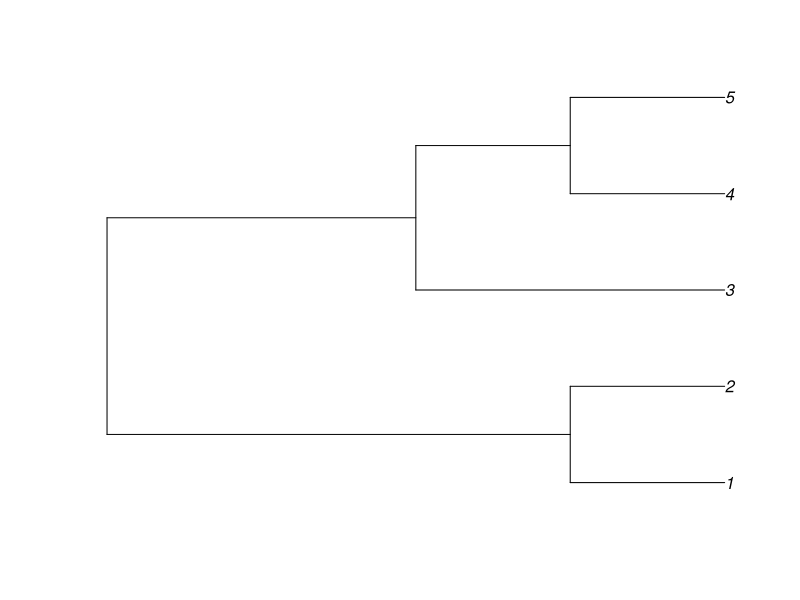
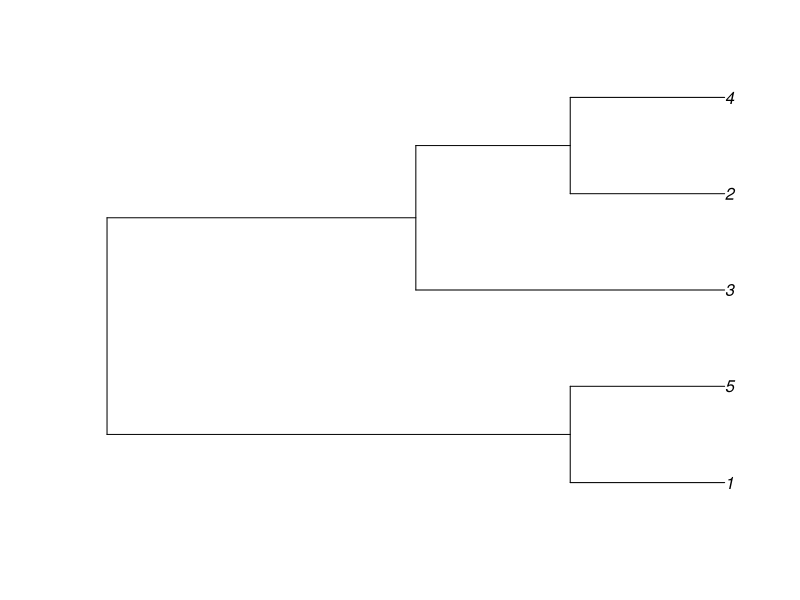
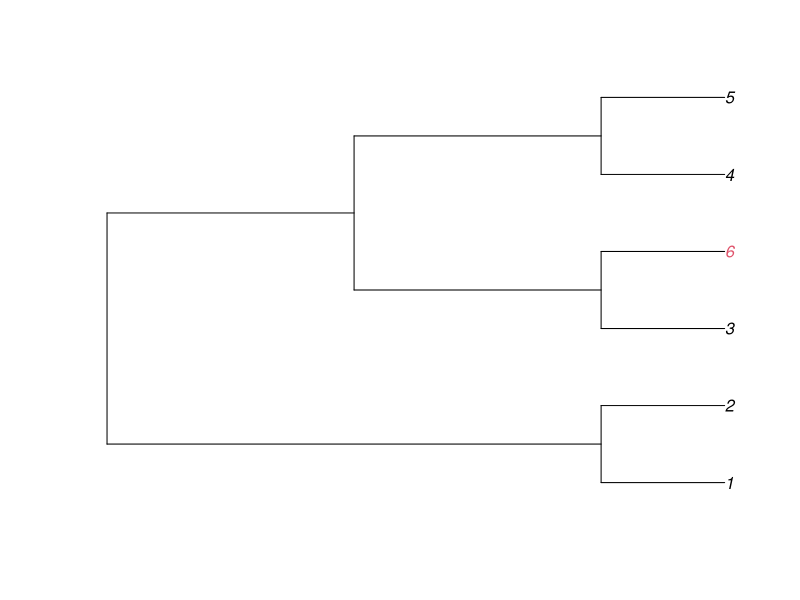

Reproduce these figures in R, in order. (Note: this script raises an error after producing the figures.)
## ---- chunk 1
tree_a <- ape::read.tree(text="((1, 2), (3, (4, 5)));")
## ---- chunk 2
plot(tree_a)
## ---- chunk 3
tree_b <- ape::read.tree(text="((1, 5), (3, (2, 4)));")
## ---- chunk 4
plot(tree_b)
## ---- chunk 5
plot(ape::read.tree(text="((1, 2), ((3, 6), (4, 5)));"), tip.color=c(1,1,1,2,1,1))
## ---- chunk 6
vapply(4:20, function (n_tip) {
 trees <- lapply(1:1000, function (X) ape::rtree(n_tip, tip.label=seq_len(n_tip), br=NULL))
 results <- MatchingQuartets(trees)[1, ] / choose(n_tip, 4)
 c(mean(results[-1]), sd(results[-1]))
}, double(2))

